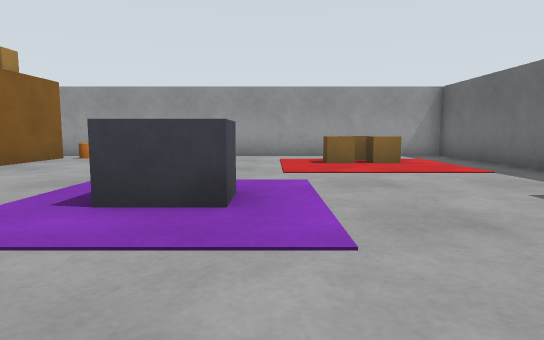
View 1 (above)

17 first-person views from a walk through a world built for the Gazebo simulator. The camera is 0.68 m above the floor, tilts 6° down and sees 75° across. The floor is counted in squares, 1 m on a side. Each view is taken from the middle of a square. On the plan, view 1 faces up. The plan holds only what a view shows up to about 10 squares ahead; the rest is blank.

View 2
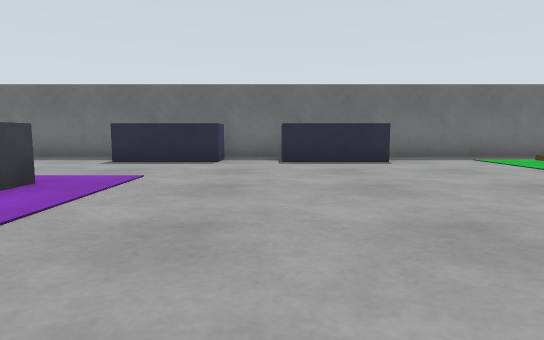

View 3
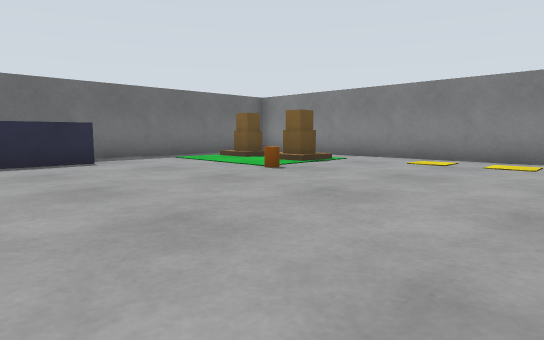

View 4
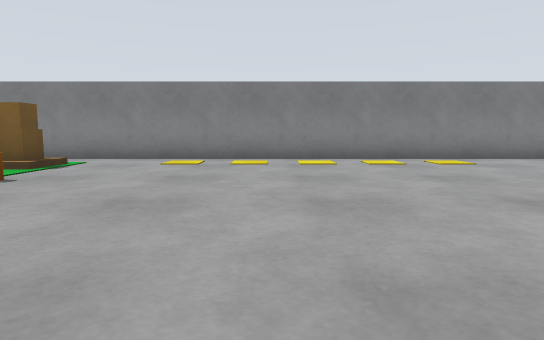

View 5
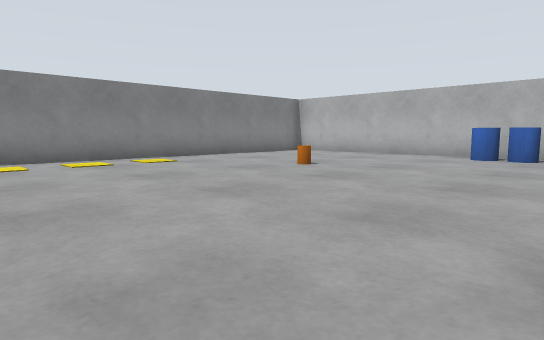

View 6
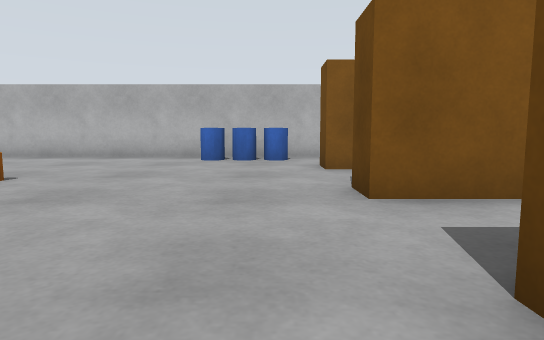

View 7
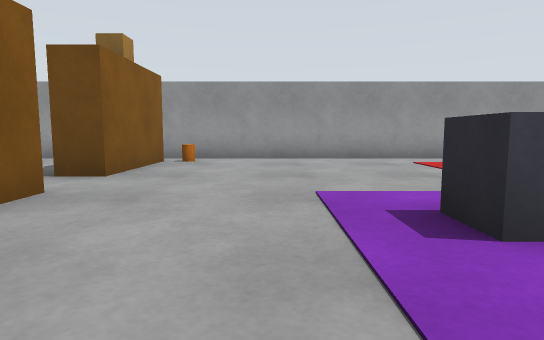

View 8
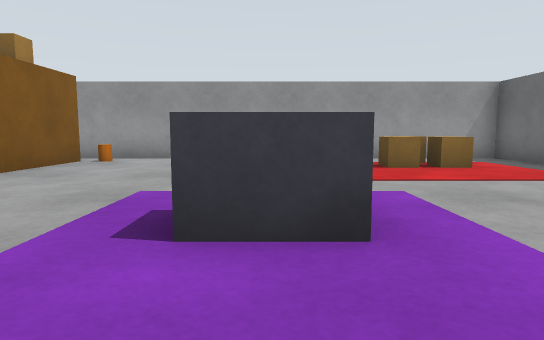

View 9
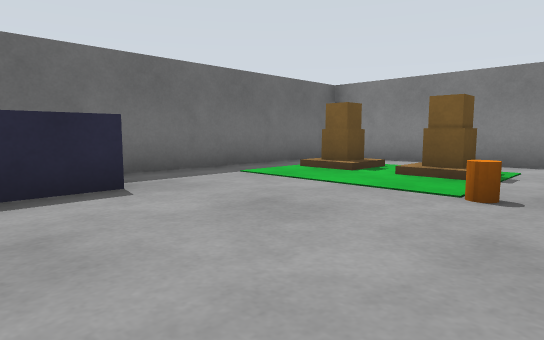

View 10
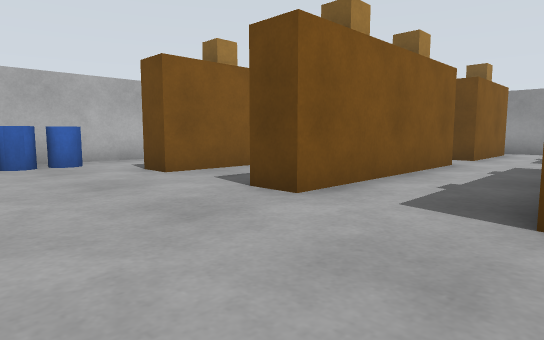

View 11
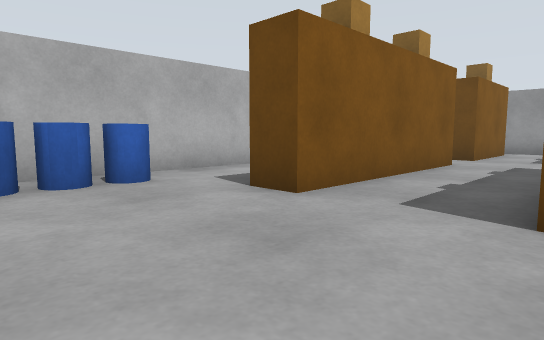

View 12
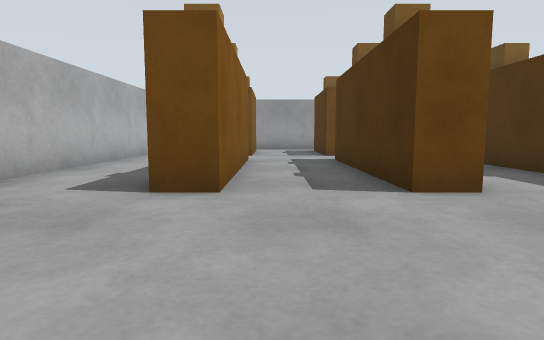

View 13
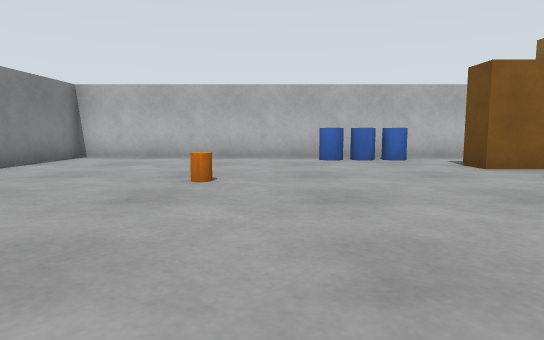

View 14
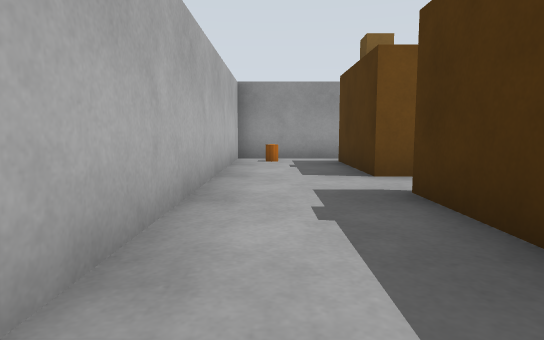

View 15
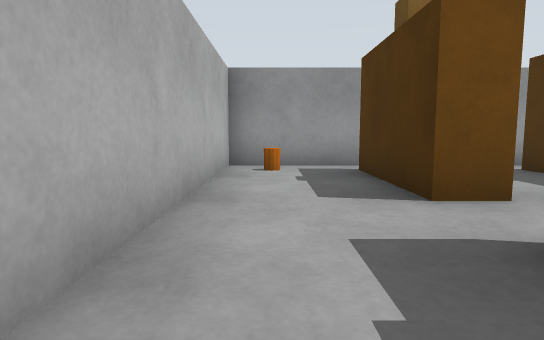

View 16
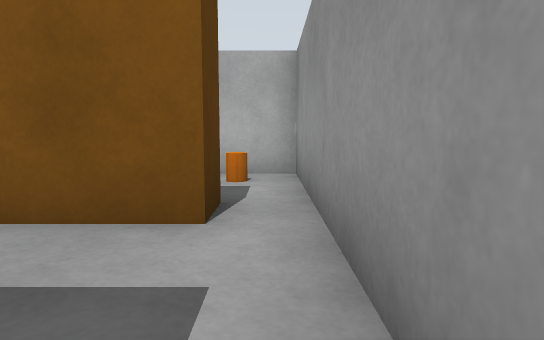

View 17
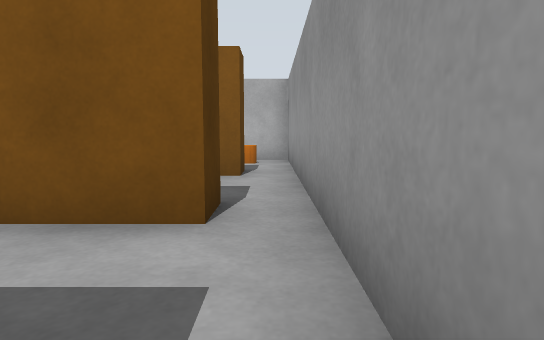

### Floor plan
Points are (right, up) in squares from view 1. A wall is a line through its corners. A room is listed if a view was taken in it or the views show most of it. See-through windows are left out.
Room 1 (views 1, 2, 3, 4, 5, 6, 7, 8, 9, 10, 11, 12, 13, 14, 15, 16, 17)
walls: (-6.4, 1.9) (-6.4, 3.8); (-5.6, 5) (-5.6, 4.2); (-8.6, 5) (-8.6, 0) (-9.4, 0) (-9.4, 5); (-12.4, 3) (-12.4, 5); (-11.6, 5) (-11.6, 0) (-12.5, 0); (-11.6, 6.5) (-12.4, 6.5) (-12.4, 9.5) (-11.6, 9.5) (-11.6, 6.5); (-5.6, 9.5) (-5.6, 6.5) (-6.5, 6.5); (-9.4, 8.9) (-9.4, 9.5) (-8.6, 9.5) (-8.6, 6.5) (-9.1, 6.5); (-14.9, -9.4) (4.9, -9.4) (4.9, 10.4) (-14.9, 10.4) (-14.9, -9.4)
objects: barrel (-14, -3) to (-14, -2); barrel (-14, -1); orange cylinder (-14, 10); orange cylinder (-10, -5); orange cylinder (-5, 10); grey box (-1, 3) to (-1, 4); orange cylinder (0, -5); orange box (1, -7); orange box (1, 8); orange box (2, 8) to (3, 8); orange box (2, 9); orange box (3, -7); blue box (4, -3) to (4, -1); blue box (4, 1) to (4, 3)

Where each view was taken, in squares from view 1:
view 1: 0 up, 0 right, facing up
view 2: 0 up, 5 left, facing right
view 3: 0 up, 5 left, facing down-right
view 4: 0 up, 4 left, facing down
view 5: 0 up, 4 left, facing down-left
view 6: 1 down, 5 left, facing left
view 7: 1 up, 3 left, facing up
view 8: 1 up, 1 left, facing up
view 9: 1 down, 1 left, facing down-right
view 10: 3 down, 6 left, facing up-left
view 11: 3 down, 9 left, facing up-left
view 12: 4 down, 11 left, facing up
view 13: 4 down, 5 left, facing left
view 14: 1 up, 14 left, facing up
view 15: 3 up, 14 left, facing up
view 16: 10 up, 9 left, facing left
view 17: 10 up, 6 left, facing left
